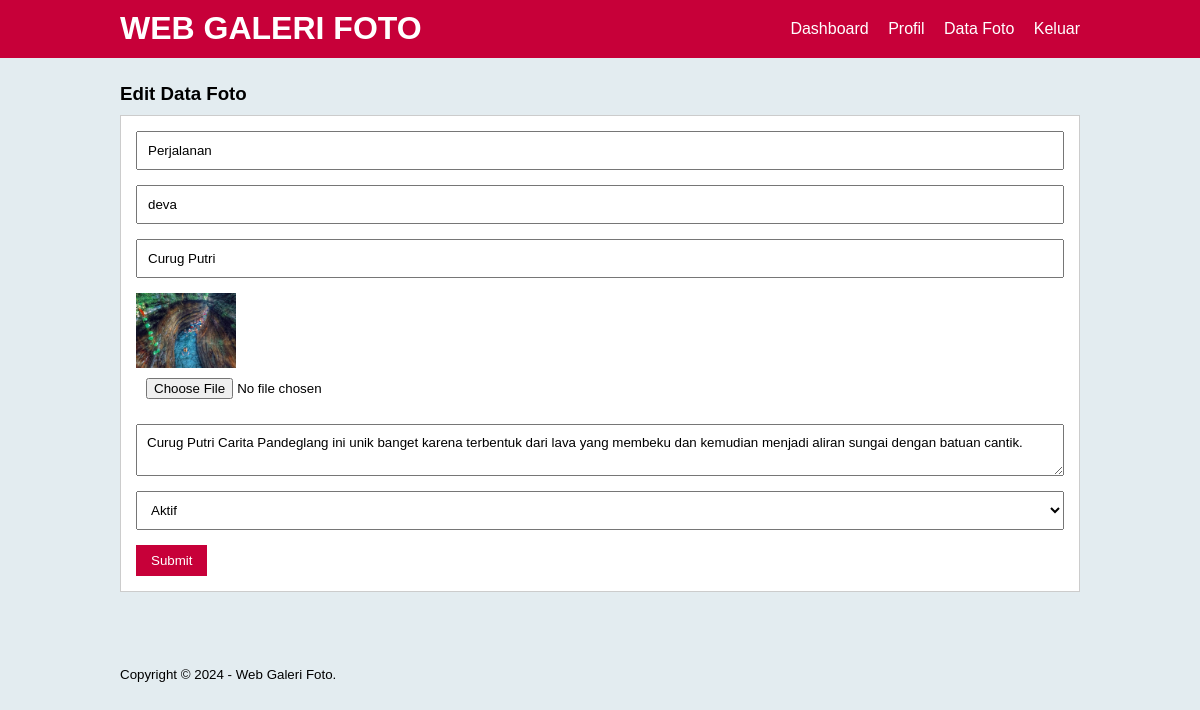
The app's page /edit-image.php?id=41 (signed in) with its own data.
### tables this page shows
CREATE TABLE `tb_image` (
  `image_id` int(11) NOT NULL,
  `category_id` int(11) NOT NULL,
  `category_name` varchar(100) NOT NULL,
  `admin_id` int(11) NOT NULL,
  `admin_name` varchar(100) NOT NULL,
  `image_name` varchar(100) NOT NULL,
  `image_description` text NOT NULL,
  `image` varchar(100) NOT NULL,
  `image_status` tinyint(1) NOT NULL,
  `date_created` timestamp NOT NULL DEFAULT CURRENT_TIMESTAMP ON UPDATE CURRENT_TIMESTAMP
);

### edit-image.php (the view, shortened to what this page needs)
<?php
	include 'db.php';
	$produk = mysqli_query($conn, "SELECT * FROM  tb_image WHERE image_id = '".$_GET['id']."'");
	$p = mysqli_fetch_object($produk);
?>
<!DOCTYPE html PUBLIC "-//W3C//DTD XHTML 1.0 Transitional//EN" "http://www.w3.org/TR/xhtml1/DTD/xhtml1-transitional.dtd">
<html xmlns="http://www.w3.org/1999/xhtml">
<head>
<link rel="stylesheet" type="text/css" href="css/style.css">
</head>
<body>
     <header>
        <div class="container">
        <h1><a href="dashboard.php">WEB GALERI FOTO</a></h1>
        <ul>
           <li><a href="dashboard.php">Dashboard</a></li>
           <li><a href="profil.php">Profil</a></li>
           <li><a href="data-image.php">Data Foto</a></li>
           <li><a href="Keluar.php">Keluar</a></li>
        </ul>
        </div>
    </header>
    <div class="section">
        <div class="container">
            <h3>Edit Data Foto</h3>
            <div class="box">
    <form action="" method="POST" enctype="multipart/form-data">
            <input type="text" name="kategori" class="input-control" placeholder="Kategori Foto" value="<?php echo $p->category_name ?>" readonly="readonly">
            <input type="text" name="namauser" class="input-control" placeholder="Nama User" value="<?php echo $p->admin_name ?>" readonly="readonly">
            <input type="text" name="nama" class="input-control" placeholder="Nama Foto" value="<?php echo $p->image_name ?>" required>
                   <img src="foto/<?php echo $p->image ?>" width="100px" />
                   <input type="file" name="gambar" class="input-control">
                   <textarea class="input-control" name="deskripsi" placeholder="Deskripsi"><?php echo $p->image_description ?></textarea><br />
                   <select class="input-control" name="status">
                       <option value="1" <?php echo ($p->image_status == 1)? 'selected':''; ?>>Aktif</option>
                   </select>
                   <input type="submit" name="submit" value="Submit" class="btn">
               </form>
        </div>
        </div>
    </div>
     <footer>
        <div class="container">
            <small>Copyright &copy; 2024 - Web Galeri Foto.</small>
        </div>
    </footer>
</body>
</html>

### css/style.css (style rules this page uses)
* { padding:0; margin:0; font-family:'Quicksand', sans-serif; }
body { background-color:rgb(227, 236, 240); }
a { color: inherit; text-decoration:none; }
.input-control { width:100%; padding:10px; margin-bottom:15px; box-sizing:border-box; }
.btn { padding:8px 15px; background-color: #C70039; color: #fff; border:none; cursor: pointer; }
header { background-color: #C70039; color: #fff; }
header h1 { float:left; padding:10px 0; }
header ul { float:right; }
header ul li { display:inline-block; }
header ul li a { padding:20px 0 20px 15px; display: inline-block; }
footer { padding:25px 0; }
.container { width: 80%; margin: 0 auto; }
.container:after { content:''; display: block; clear:both; }
.section { padding:25px 0; }
.box { background-color: #fff; border:1px solid #ccc; padding:15px; box-sizing: border-box; margin:10px 0 25px 0; }
.box:after { content: ''; display: block; clear: both; }

### records on screen
tb_image: kategori "Perjalanan", namauser "deva", nama "Curug Putri", image (picture), deskripsi "Curug Putri Carita Pandeglang ini unik banget karena terbentuk dari lava yang membeku dan kemudian menjadi aliran sungai dengan batuan cantik.", status "Aktif"
